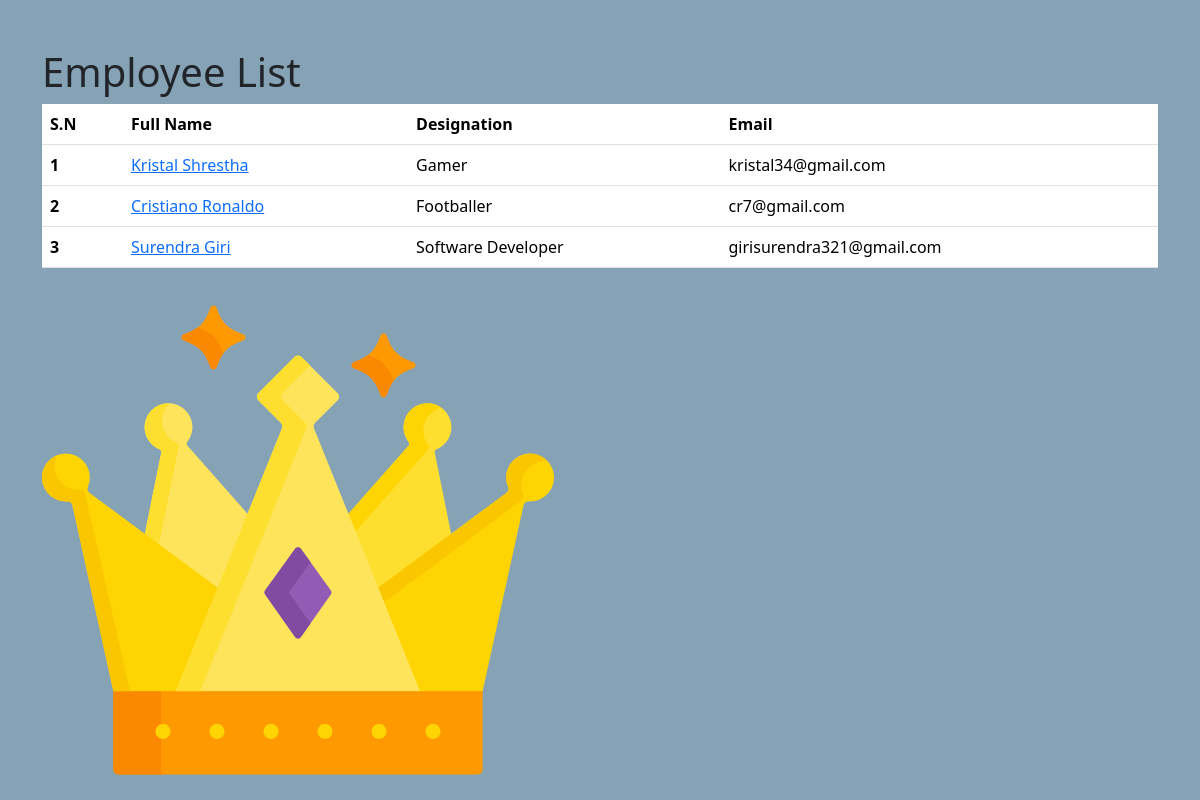
The page / on the database its author committed.
### employees/models.py (models this page shows)
class Employee(models.Model):
    firstName = models.CharField(max_length = 20)
    lastName = models.CharField(max_length=20)
    photo = models.ImageField(upload_to="images")
    designation = models.CharField(max_length=50)
    emailAddress = models.EmailField(max_length=50, unique=True)
    phoneNumber = models.CharField(max_length=10, blank=True)
    create_at = models.DateTimeField(auto_now_add=True)
    updated_at = models.DateTimeField(auto_now=True)
    def __str__(self):
        return self.firstName + " "+  self.lastName

### mysite/views.py (the view)
# urls.py: 2. Add a URL to urlpatterns:  path('', views.home, name='home')
def home(resquest):
    employees = Employee.objects.all()
    print(employees)
    context = {
        'employees': employees,
    }
    return render(resquest, 'home.html',context)

### templates/home.html (shortened to what this page needs)
{% load static %}
<!DOCTYPE html>
<html lang="en">
<head>
  <link href="https://cdn.jsdelivr.net/npm/bootstrap@5.3.3/dist/css/bootstrap.min.css" rel="stylesheet">
  <link rel="stylesheet" href= "{% static "css/style.css" %}">
</head>
<body>
  <div class = "container pt-5">
    <h1>Employee List</h1>
    <table class="table">
        <thead>
          <tr>
            <th scope="col">S.N</th>
            <th scope="col">Full Name</th>
            <th scope="col">Designation</th>
            <th scope="col">Email</th>
          </tr>
        </thead>
        <tbody>
            {%  for emp in employees %}
            <tr>
            <th>{{ forloop.counter}} </th>
            <td> <a href="{% url "employee_details" emp.pk %}">{{ emp.firstName}} {{emp.lastName}}</a></td>
            <td>{{emp.designation}} </td>
            <td>{{emp.emailAddress}} </td>
          </tr>
          {% endfor %}
        </tbody>
      </table>
      <img src = "{% static "images/king.png" %}">
  </div>
</body>
</html>

### mysite/static/css/style.css (style rules this page uses)
body { background-color: #86a3b6; }

### rows shown on the page
Employee: firstName "Kristal", lastName "Shrestha", designation "Gamer", emailAddress "kristal34@gmail.com"
Employee: firstName "Cristiano", lastName "Ronaldo", designation "Footballer", emailAddress "cr7@gmail.com"
Employee: firstName "Surendra", lastName "Giri", designation "Software Developer", emailAddress "girisurendra321@gmail.com"
